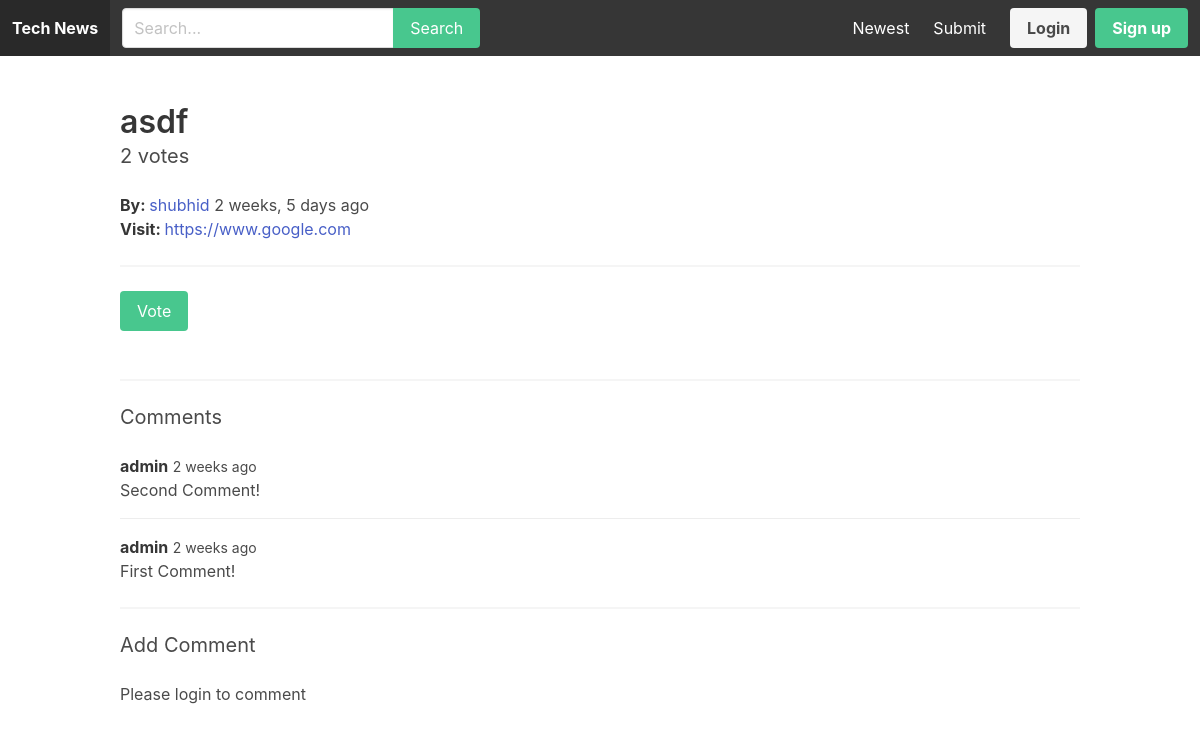
Page /story/s/1/ on the committed database.
### story/models.py (models this page shows, shortened)
class Story(models.Model):
    title = models.CharField(max_length=255)
    url = models.URLField()
    number_of_votes = models.IntegerField(default=1)
    created_by = models.ForeignKey(User, related_name='stories', on_delete=models.CASCADE)
    created_at = models.DateTimeField(auto_now_add=True)
    class Meta:
        ordering = ['-created_at']

class Comment(models.Model):
    story = models.ForeignKey(Story, related_name='comments', on_delete=models.CASCADE)
    body = models.TextField()
    created_by = models.ForeignKey(User, related_name='comments', on_delete=models.CASCADE)
    created_at = models.DateTimeField(auto_now_add=True)
    class Meta:
        ordering = ['-created_at']

### story/views.py (the view)
# urls.py: path('s/<int:story_id>/', views.story, name='story'),
def story(request, story_id):
    story = get_object_or_404(Story, pk=story_id)
    if request.method == 'POST':
        form = CommentForm(request.POST)
        if form.is_valid():
            comment = form.save(commit=False)
            comment.story = story
            comment.created_by = request.user
            comment.save()
            return redirect('story:story', story_id=story_id)
    else:
        form = CommentForm()
    return render(request, 'story/detail.html', {'story':story, 'form':form})

### story/forms.py
class CommentForm(forms.ModelForm):
    class Meta:
        model = Comment
        fields = ('body',)

### templates/story/detail.html
{% extends 'core/base.html' %}
{% block content %}
  <div class="container">
    <div class="columns">
      <div class="column is-12">
        <h1 class="title">{{ story.title }}</h1>
        <h2 class="subtitle">{{ story.number_of_votes }} votes</h2>
        <strong>By: </strong>  <a href="{% url 'userprofile:userprofile' story.created_by.username %}"> {{ story.created_by.username }} </a> {{ story.created_at|timesince }} ago </br>
        <strong>Visit: </strong><a href="{{ story.url }}" target="_blank">{{ story.url }}</a>
        <hr>
        {% if not story.created_by == request.user %} <a href="{% url 'story:vote' story.id %}?next_page=story" class="button is-success">Vote</a> {% endif %}
      </div>
    </div>
    <div class="columns">
      <div class="column is-12">
        <hr>
        <h2 class="subtitle">Comments</h2>
        {% for comment in story.comments.all %}
          <article class="media">
            <div class="media-content">
              <div class="content">
                <p>
                  <strong>{{ comment.created_by.username }}</strong> <small>{{ comment.created_at|timesince }} ago</small> <br>
                  {{ comment.body }}
                </p>
              </div>
            </div>
          </article>
        {% empty %}
          <p>No comments yet!</p>
        {% endfor %}
        <hr>
        <h2 class="subtitle">Add Comment</h2>
        {% if request.user.is_authenticated %}
          <form method="POST" action="{% url 'story:story' story.id %}">
            {% csrf_token %}
            {{ form.as_p }}
            <div class="field">
              <div class="field">
                <button class="button is-success">Submit</button>
              </div>
            </div>
          </form>
        {% else %}
          <p>Please login to comment</p>
        {% endif %}
      </div>
    </div>
  </div>
{% endblock %}

### templates/core/base.html (shortened to what this page needs)
<!DOCTYPE html>
<html lang="en" dir="ltr">
  <head>
    <link rel="stylesheet" href="https://cdn.jsdelivr.net/npm/bulma@0.9.2/css/bulma.min.css">
  </head>
  <body>
    <nav class="navbar is-dark">
      <div class="navbar-brand">
        <a href="/" class="navbar-item"> <strong>Tech News</strong> </a>
      </div>
      <div class="navbar-menu">
        <div class="navbar-start">
          <div class="navbar-item">
            <form class="" method="GET" action="{% url 'story:search' %}">
              <div class="field has-addons">
                <div class="control">
                  <input type="text" class="input" placeholder="Search..." name="query" value="">
                </div>
                <div class="control">
                  <button class="button is-success">Search</button>
                </div>
              </div>
            </form>
          </div>
        </div>
        <div class="navbar-end">
          <a href="{% url 'story:newest' %}" class="navbar-item">Newest</a>
          <a href="{% url 'story:submit' %}" class="navbar-item">Submit</a>
          <div class="navbar-item">
            <div class="buttons">
              {% if user.is_authenticated %}
                <a href="{% url 'logout' %}" class="button is-danger"> <strong>Logout</strong> </a>
              {% else %}
                <a href="{% url 'login' %}" class="button is-light"> <strong>Login</strong> </a>
                <a href="{% url 'core:signup' %}" class="button is-success"> <strong>Sign up</strong> </a>
              {% endif %}
            </div>
          </div>
        </div>
      </div>
    </nav>
    <section class="section">
      {% block content %}
      {% endblock %}
    </section>
  </body>
</html>

### rows in the picture
Story: title "asdf", number_of_votes "2", created_by.username "shubhid", created_at "2 weeks, 5 days", url "https://www.google.com"
Comment: created_by.username "admin", created_at "2 weeks", body "Second Comment!"
Comment: created_by.username "admin", created_at "2 weeks", body "First Comment!"
